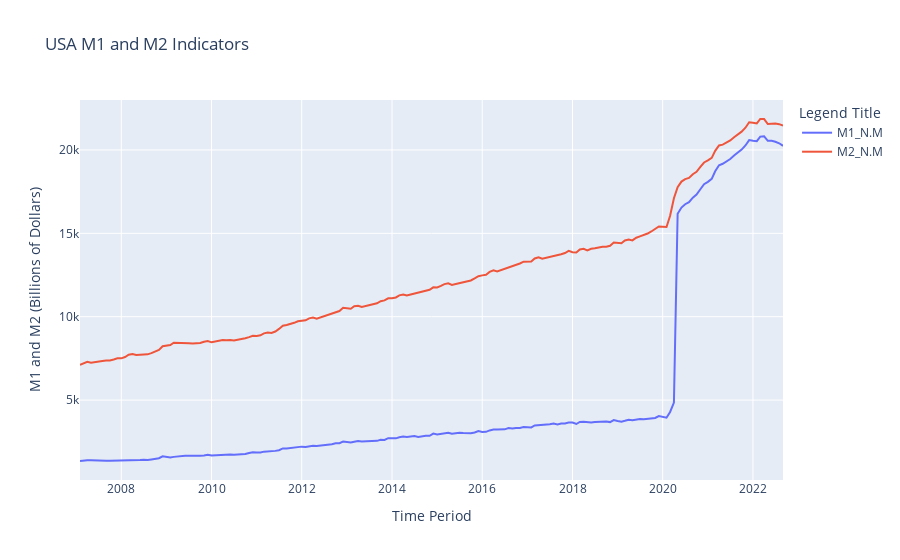

Notebook source saved alongside this figure:
### Code cell
fig_m1 = px.line(df_plot , x = 'Time Period', y=['M1_N.M', 'M2_N.M'], title='USA M1 and M2 Indicators')

fig_m1.update_layout(
    title="USA M1 and M2 Indicators",
    xaxis_title="Time Period",
    yaxis_title="M1 and M2 (Billions of Dollars)",
    legend_title="Legend Title",
)

display(fig_m1)

### Figure 1 — Plotly figure (JSON) as saved in the notebook; plotly's stock layout.template omitted (floating-point values rounded to 4 significant figures; data arrays with more than 128 entries replaced by an {"elided": "..."} marker saying what was removed)
{"data": [{"hovertemplate": "variable=M1_N.M<br>Time Period=%{x}<br>value=%{y}<extra></extra>", "legendgroup": "M1_N.M", "line": {"color": "#636efa", "dash": "solid"}, "marker": {"symbol": "circle"}, "mode": "lines", "name": "M1_N.M", "orientation": "v", "showlegend": true, "type": "scatter", "x": {"elided": "188 str values"}, "xaxis": "x", "y": {"elided": "188 float values"}, "yaxis": "y"}, {"hovertemplate": "variable=M2_N.M<br>Time Period=%{x}<br>value=%{y}<extra></extra>", "legendgroup": "M2_N.M", "line": {"color": "#EF553B", "dash": "solid"}, "marker": {"symbol": "circle"}, "mode": "lines", "name": "M2_N.M", "orientation": "v", "showlegend": true, "type": "scatter", "x": {"elided": "188 str values"}, "xaxis": "x", "y": {"elided": "188 float values"}, "yaxis": "y"}], "layout": {"legend": {"title": {"text": "Legend Title"}, "tracegroupgap": 0}, "title": {"text": "USA M1 and M2 Indicators"}, "xaxis": {"anchor": "y", "domain": [0, 1], "title": {"text": "Time Period"}}, "yaxis": {"anchor": "x", "domain": [0, 1], "title": {"text": "M1 and M2 (Billions of Dollars)"}}}}
